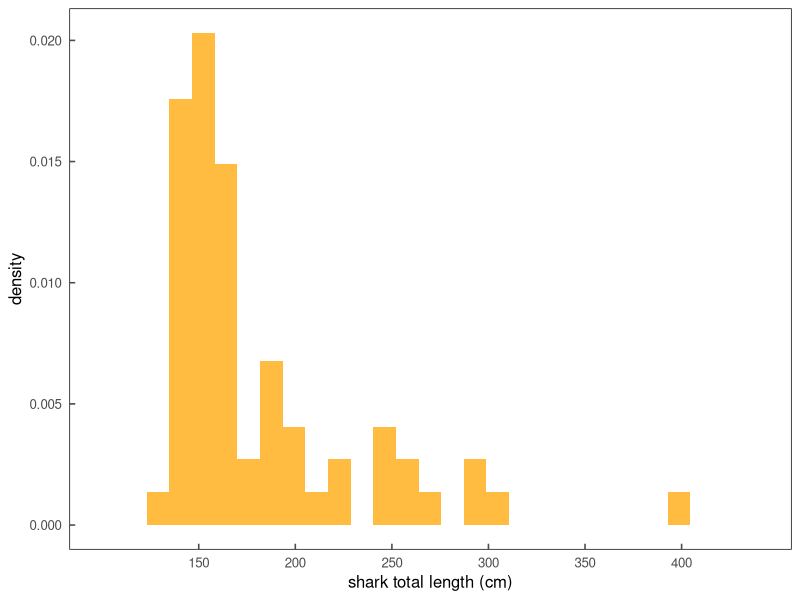
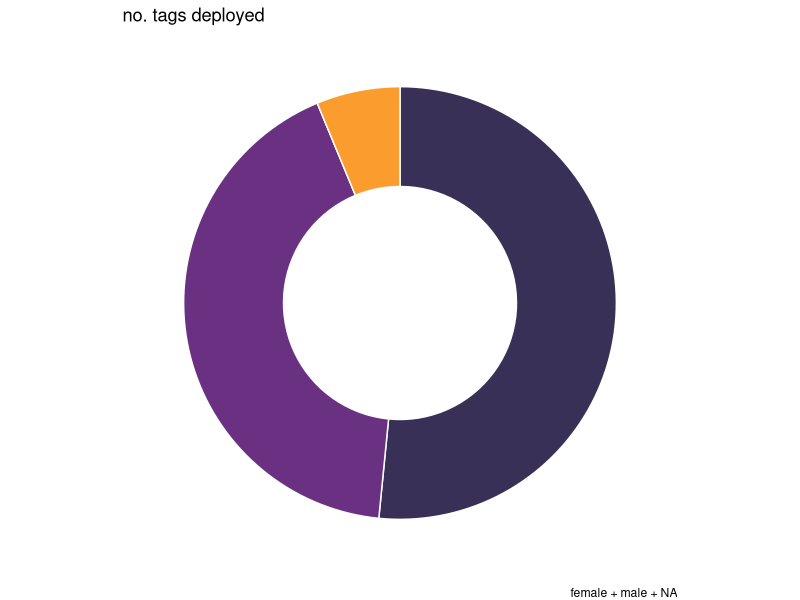
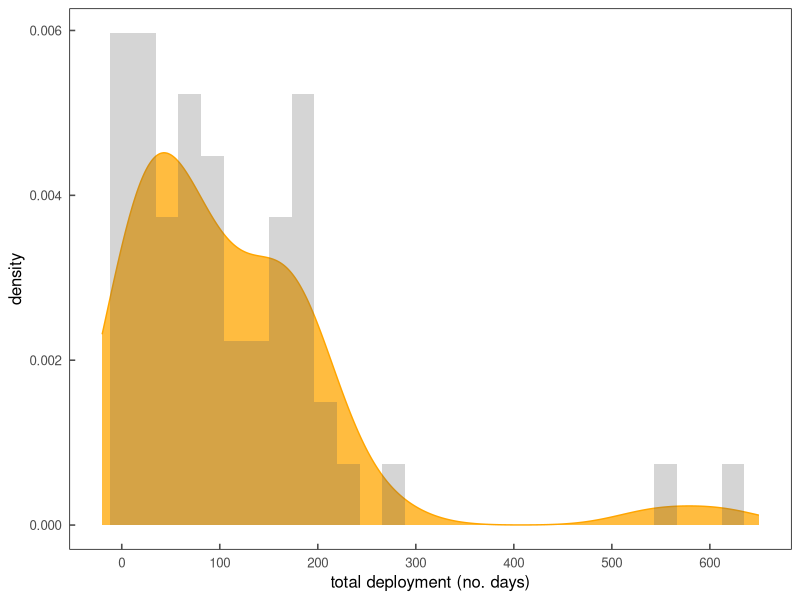
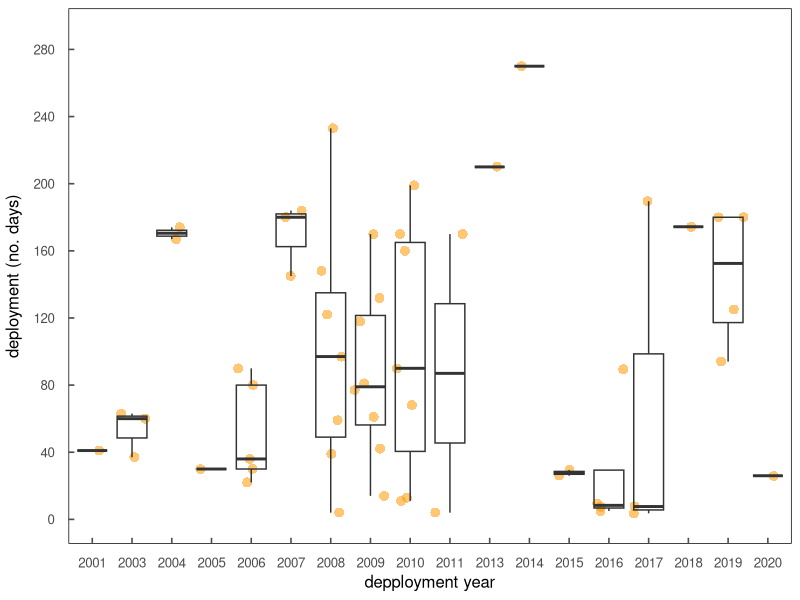
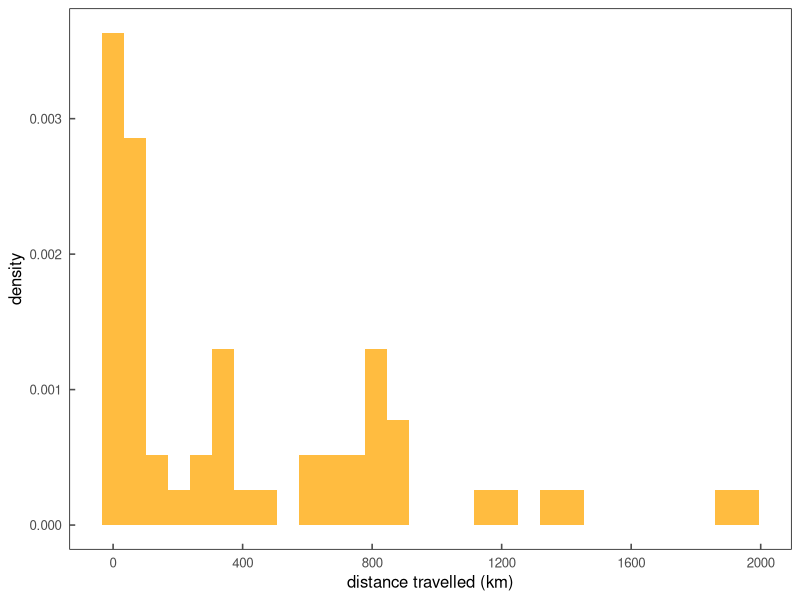
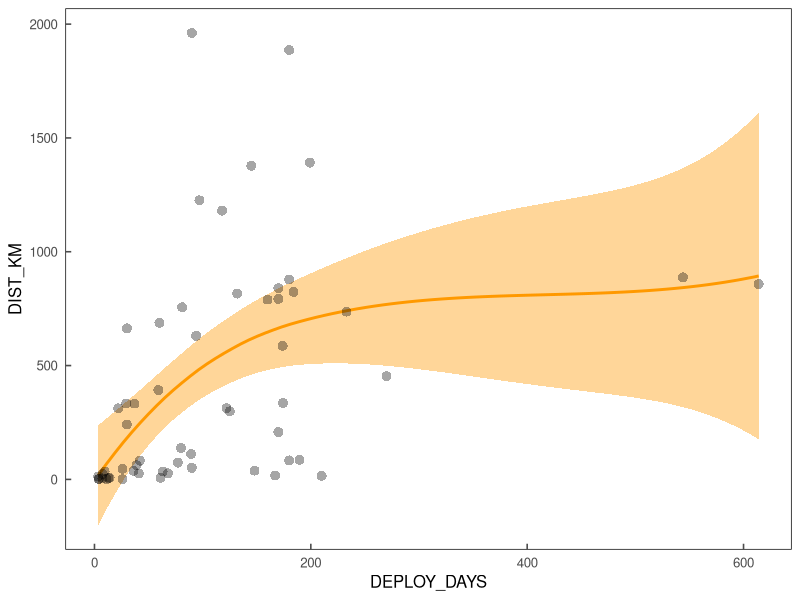

Source code (R) for these figures, in order:
## plots and dataviz for JWS metadata paper
## build several plots from raw data csvs and DFs 
## Pretty standard stuff really 


library(plyr)
library(dplyr)
library(data.table)
library(ggthemes)
library(ggplot2)
library(tidyverse)
library(forcats)
library(tidyr)
library(viridis)

themeKV <-theme_few()+
  theme(strip.background = element_blank(),
        axis.line = element_blank(),
        axis.text.x = element_text(margin = margin(0.2, unit = "cm")),
        axis.text.y = element_text(margin = margin(c(1, 0.2), unit = "cm")),
        axis.ticks.length=unit(-0.15, "cm"),element_line(colour = "black", size=.5),
        panel.border = element_rect(colour = "black", fill=NA, size=.5),
        legend.title=element_blank(),
        strip.text=element_text(hjust=0))
        

## make a series of plots on the capture program tagging metadata
## should be figure 2a-e in the paper


## TBL of sharks tagged, figure 2a 
## density plot
metaDF <- read.csv('./data/jws_tag_metadata.csv', header = T)
ggplot(metaDF, aes(x = TBL_cm)) +
  themeKV +
##  geom_density(color = "orange", fill = "orange", alpha=0.75) +
  geom_histogram(aes(y=..density..),fill = "orange", alpha=0.75) +
  xlab("shark total length (cm)") +
  scale_x_continuous(limits = c(100,440),
                     breaks = c(150,200,250,300,350,400))


## compare no. of female and male sharks tagged, figure 2b
## donut plot
metaDF <- read.csv('./data/jws_tag_metadata.csv', header = T)
metaDF %>%
  group_by(SEX) %>% 
  summarise(count = n()) %>% 
  ggplot(aes(x = 2, y = count, fill = count)) +
  geom_bar(stat="identity",color="white",show.legend = FALSE) +
  coord_polar("y", start = 0) +
  theme_void() +
  scale_fill_viridis_c(
    alpha = 0.85,
    begin = 0.1,
    end = 0.75,
    direction = -1,
    option = "inferno",
    aesthetics = "fill") +
  xlim(0.5,2.5) +
  labs(title = "no. tags deployed",
       ##       subtitle = "capture operation",
       caption = "female + male + NA")  
  

## total days deployed from tag applied to when the tag popped, figure 2c 
## histogr plot
metaDF <- read.csv('./data/jws_tag_metadata.csv', header = T)
ggplot(metaDF, aes(x = DEPLOY_DAYS)) +
  themeKV +
  geom_density(color = "orange", fill = "orange", alpha=0.75) +
  geom_histogram(aes(y=..density..),alpha=0.25) +
  xlab("total deployment (no. days)") +
  scale_x_continuous(limits = c(-20,650),
                     breaks = c(0,100,200,300,400,500,600))


## days deployed per shark per year from tag to pop, figure 2d 
## box plot
metaDF <- read.csv('./data/jws_tag_metadata.csv', header = T)
## convert the variable 'YEAR_CAP' from a numeric to a factor variable
metaDF$YEAR_CAP <- as.factor(metaDF$YEAR_CAP)
head(metaDF)
ggplot(metaDF, aes(x = YEAR_CAP, y = DEPLOY_DAYS)) +
  themeKV +
  theme(strip.background = element_blank(),
        axis.line = element_blank(),
        panel.border = element_rect(colour = "black", fill=NA, size=.5),
        axis.ticks.length = unit(-.15, "cm"), 
        axis.text.x = element_text(margin = margin(t = 10, unit = "pt")),
        axis.title.y = element_text(margin = margin(-2,-2,-2,-2)),
        axis.text.y = element_text(hjust = 1, margin = margin(10, 10, 10, 10))) +
  geom_point(alpha=0.55, color="#FF9900", position="jitter", shape = 16, size = 3) +  
  geom_boxplot(alpha=0) +  ## alpha=0 is fully transparent interior of box
  scale_y_continuous(limits = c(0,290),
                     breaks = c(0,40,80,120,160,200,240,280))+
  xlab("depployment year") +
  ylab("deployment (no. days)")


## total distance travelled between release and pop, Figure 2e
## density plot
metaDF <- read.csv('./data/jws_tag_metadata.csv', header = T)
ggplot(metaDF, aes(x = DIST_KM)) +
  themeKV +
##  geom_density(color = "orange", fill = "orange", alpha=0.75) +
  geom_histogram(aes(y=..density..),fill = "orange", alpha=0.75) +
  xlab("distance travelled (km)") +
  scale_x_continuous(breaks = c(0,400,800,1200,1600,2000))


## deployment duration versus distance travelled between release and pop, Figure 2f ???
## scatter plot
metaDF <- read.csv('./data/jws_tag_metadata.csv', header = T)
ggplot(metaDF, aes(x = DEPLOY_DAYS, y = DIST_KM)) +
  themeKV +
  geom_smooth(color="#FF9900", fill="#FF9900", method = "loess", formula = y ~ x, span = 1, se = TRUE)+
  geom_point(color="#000000", alpha=0.35, shape = 16, size = 3)




